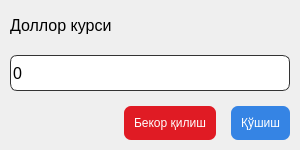
<?xml version="1.0" encoding="UTF-8"?>
<ui version="4.0">
 <class>Dialog</class>
 <widget class="QDialog" name="Dialog">
  <property name="geometry">
   <rect>
    <x>0</x>
    <y>0</y>
    <width>300</width>
    <height>150</height>
   </rect>
  </property>
  <property name="minimumSize">
   <size>
    <width>300</width>
    <height>150</height>
   </size>
  </property>
  <property name="maximumSize">
   <size>
    <width>300</width>
    <height>150</height>
   </size>
  </property>
  <property name="windowTitle">
   <string>Доллор курси</string>
  </property>
  <layout class="QVBoxLayout" name="verticalLayout_2">
   <property name="spacing">
    <number>15</number>
   </property>
   <property name="leftMargin">
    <number>10</number>
   </property>
   <property name="topMargin">
    <number>10</number>
   </property>
   <property name="rightMargin">
    <number>10</number>
   </property>
   <property name="bottomMargin">
    <number>10</number>
   </property>
   <item>
    <layout class="QVBoxLayout" name="verticalLayout">
     <item>
      <widget class="QLabel" name="label_10">
       <property name="minimumSize">
        <size>
         <width>0</width>
         <height>30</height>
        </size>
       </property>
       <property name="maximumSize">
        <size>
         <width>16777215</width>
         <height>30</height>
        </size>
       </property>
       <property name="font">
        <font>
         <pointsize>12</pointsize>
        </font>
       </property>
       <property name="text">
        <string>Доллор курси</string>
       </property>
      </widget>
     </item>
     <item>
      <widget class="QSpinBox" name="spinBox">
       <property name="minimumSize">
        <size>
         <width>0</width>
         <height>36</height>
        </size>
       </property>
       <property name="maximumSize">
        <size>
         <width>16777215</width>
         <height>36</height>
        </size>
       </property>
       <property name="font">
        <font>
         <pointsize>12</pointsize>
        </font>
       </property>
       <property name="styleSheet">
        <string notr="true">QSpinBox{
	background-color: rgb(255, 255, 255);
	border-radius:7px;
	border:1px solid #333;
}

QSpinBox:focus{
	background-color: rgb(255, 255, 255);
	border-radius:7px;
	border:1px solid rgb(53, 132, 228);
}</string>
       </property>
       <property name="buttonSymbols">
        <enum>QAbstractSpinBox::NoButtons</enum>
       </property>
       <property name="showGroupSeparator" stdset="0">
        <bool>true</bool>
       </property>
       <property name="maximum">
        <number>999999999</number>
       </property>
      </widget>
     </item>
    </layout>
   </item>
   <item>
    <layout class="QHBoxLayout" name="horizontalLayout_3">
     <item>
      <spacer name="horizontalSpacer_3">
       <property name="orientation">
        <enum>Qt::Horizontal</enum>
       </property>
       <property name="sizeHint" stdset="0">
        <size>
         <width>40</width>
         <height>20</height>
        </size>
       </property>
      </spacer>
     </item>
     <item>
      <widget class="QPushButton" name="pushButton_6">
       <property name="styleSheet">
        <string notr="true">QPushButton{
	border:none;
	border-radius:7px;
	padding:10px;
	color:#fff;
	background-color: rgb(224, 27, 36);
}

QPushButton:hover{
	background-color: rgb(246, 97, 81);
}</string>
       </property>
       <property name="text">
        <string>Бекор қилиш</string>
       </property>
       <property name="shortcut">
        <string>Esc</string>
       </property>
      </widget>
     </item>
     <item>
      <widget class="QPushButton" name="pushButton_7">
       <property name="styleSheet">
        <string notr="true">QPushButton{
	border:none;
	border-radius:7px;
	padding:10px;
	color:#fff;
	background-color: rgb(53, 132, 228);
}

QPushButton:hover{
	
	background-color: rgb(98, 160, 234);
}</string>
       </property>
       <property name="text">
        <string>Қўшиш</string>
       </property>
       <property name="shortcut">
        <string>Return, Enter</string>
       </property>
      </widget>
     </item>
    </layout>
   </item>
  </layout>
 </widget>
 <resources/>
 <connections/>
</ui>
